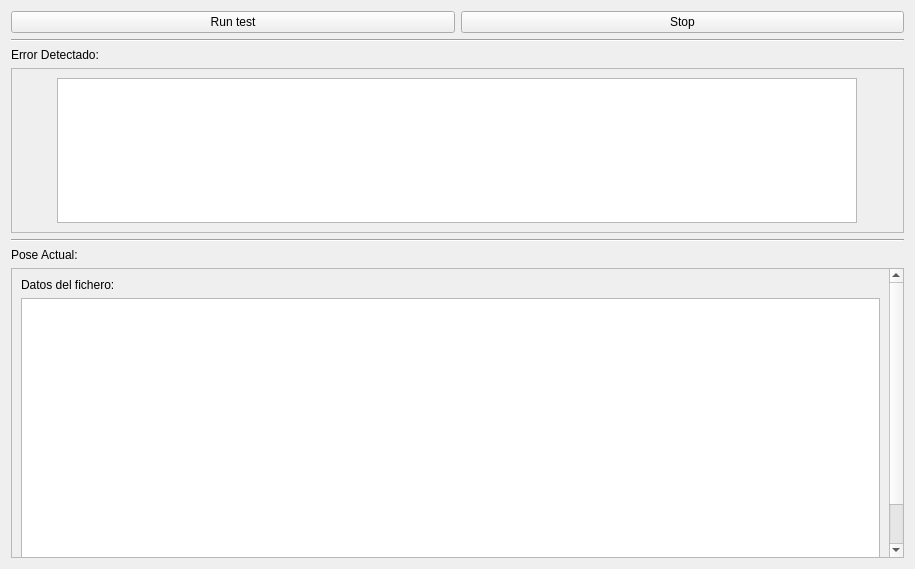
<?xml version="1.0" encoding="UTF-8"?>
<ui version="4.0">
 <class>guiDlg</class>
 <widget class="QWidget" name="guiDlg">
  <property name="geometry">
   <rect>
    <x>0</x>
    <y>0</y>
    <width>915</width>
    <height>569</height>
   </rect>
  </property>
  <property name="windowTitle">
   <string>visualiktester</string>
  </property>
  <layout class="QVBoxLayout" name="verticalLayout">
   <item>
    <layout class="QHBoxLayout" name="horizontalLayout">
     <item>
      <widget class="QPushButton" name="testButton">
       <property name="text">
        <string>Run test</string>
       </property>
      </widget>
     </item>
     <item>
      <widget class="QPushButton" name="stopButton">
       <property name="text">
        <string>Stop</string>
       </property>
      </widget>
     </item>
    </layout>
   </item>
   <item>
    <widget class="Line" name="line">
     <property name="orientation">
      <enum>Qt::Horizontal</enum>
     </property>
    </widget>
   </item>
   <item>
    <widget class="QLabel" name="errorLabel">
     <property name="text">
      <string>Error Detectado:</string>
     </property>
    </widget>
   </item>
   <item>
    <widget class="QScrollArea" name="scrollArea_2">
     <property name="widgetResizable">
      <bool>true</bool>
     </property>
     <widget class="QWidget" name="scrollAreaWidgetContents_2">
      <property name="geometry">
       <rect>
        <x>0</x>
        <y>0</y>
        <width>893</width>
        <height>205</height>
       </rect>
      </property>
      <layout class="QGridLayout" name="gridLayout_2">
       <item row="0" column="0">
        <widget class="QTextEdit" name="textEdit_2">
         <property name="minimumSize">
          <size>
           <width>800</width>
           <height>100</height>
          </size>
         </property>
         <property name="maximumSize">
          <size>
           <width>800</width>
           <height>200</height>
          </size>
         </property>
        </widget>
       </item>
      </layout>
     </widget>
    </widget>
   </item>
   <item>
    <widget class="Line" name="line_2">
     <property name="orientation">
      <enum>Qt::Horizontal</enum>
     </property>
    </widget>
   </item>
   <item>
    <widget class="QLabel" name="poseLabel">
     <property name="text">
      <string>Pose Actual:</string>
     </property>
    </widget>
   </item>
   <item>
    <widget class="QScrollArea" name="scrollArea">
     <property name="widgetResizable">
      <bool>true</bool>
     </property>
     <widget class="QWidget" name="scrollAreaWidgetContents">
      <property name="geometry">
       <rect>
        <x>0</x>
        <y>0</y>
        <width>874</width>
        <height>341</height>
       </rect>
      </property>
      <layout class="QGridLayout" name="gridLayout">
       <item row="1" column="0">
        <widget class="QTextEdit" name="textEdit">
         <property name="minimumSize">
          <size>
           <width>800</width>
           <height>300</height>
          </size>
         </property>
         <property name="maximumSize">
          <size>
           <width>16777215</width>
           <height>300</height>
          </size>
         </property>
         <property name="undoRedoEnabled">
          <bool>false</bool>
         </property>
         <property name="readOnly">
          <bool>true</bool>
         </property>
        </widget>
       </item>
       <item row="0" column="0">
        <widget class="QLabel" name="ficheroLabel">
         <property name="text">
          <string>Datos del fichero: </string>
         </property>
        </widget>
       </item>
      </layout>
     </widget>
    </widget>
   </item>
  </layout>
 </widget>
 <resources/>
 <connections/>
</ui>
